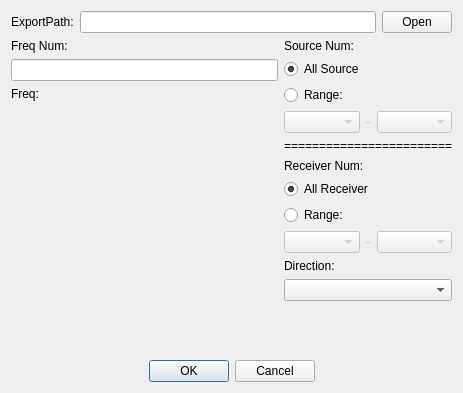
<?xml version="1.0" encoding="UTF-8"?>
<ui version="4.0">
 <class>Dialog_Export</class>
 <widget class="QDialog" name="Dialog_Export">
  <property name="geometry">
   <rect>
    <x>0</x>
    <y>0</y>
    <width>463</width>
    <height>393</height>
   </rect>
  </property>
  <property name="windowTitle">
   <string>Export</string>
  </property>
  <layout class="QGridLayout" name="gridLayout_2">
   <item row="1" column="0">
    <layout class="QVBoxLayout" name="verticalLayout">
     <item>
      <widget class="QLabel" name="label">
       <property name="text">
        <string>Freq Num:</string>
       </property>
      </widget>
     </item>
     <item>
      <widget class="QLineEdit" name="lineEdit_FreqNum"/>
     </item>
     <item>
      <widget class="QLabel" name="label_2">
       <property name="maximumSize">
        <size>
         <width>16777215</width>
         <height>30</height>
        </size>
       </property>
       <property name="text">
        <string>Freq:</string>
       </property>
      </widget>
     </item>
     <item>
      <layout class="QVBoxLayout" name="verticalLayout_Freq"/>
     </item>
     <item>
      <spacer name="verticalSpacer">
       <property name="orientation">
        <enum>Qt::Vertical</enum>
       </property>
       <property name="sizeHint" stdset="0">
        <size>
         <width>20</width>
         <height>40</height>
        </size>
       </property>
      </spacer>
     </item>
    </layout>
   </item>
   <item row="1" column="1">
    <layout class="QVBoxLayout" name="verticalLayout_2">
     <item>
      <widget class="QLabel" name="label_8">
       <property name="text">
        <string>Source Num:</string>
       </property>
      </widget>
     </item>
     <item>
      <widget class="QRadioButton" name="radioButton_AllSource">
       <property name="text">
        <string>All Source</string>
       </property>
       <property name="checkable">
        <bool>true</bool>
       </property>
       <property name="checked">
        <bool>true</bool>
       </property>
       <property name="autoExclusive">
        <bool>false</bool>
       </property>
      </widget>
     </item>
     <item>
      <widget class="QRadioButton" name="radioButton_RangeSource">
       <property name="text">
        <string>Range:</string>
       </property>
       <property name="checked">
        <bool>false</bool>
       </property>
       <property name="autoExclusive">
        <bool>false</bool>
       </property>
      </widget>
     </item>
     <item>
      <layout class="QHBoxLayout" name="horizontalLayout_SourceRange">
       <item>
        <widget class="QComboBox" name="comboBox_Source1">
         <property name="enabled">
          <bool>false</bool>
         </property>
        </widget>
       </item>
       <item>
        <widget class="QLabel" name="label_5">
         <property name="enabled">
          <bool>false</bool>
         </property>
         <property name="maximumSize">
          <size>
           <width>5</width>
           <height>16777215</height>
          </size>
         </property>
         <property name="text">
          <string>-</string>
         </property>
        </widget>
       </item>
       <item>
        <widget class="QComboBox" name="comboBox_Source2">
         <property name="enabled">
          <bool>false</bool>
         </property>
        </widget>
       </item>
      </layout>
     </item>
     <item>
      <widget class="QLabel" name="label_3">
       <property name="text">
        <string>========================</string>
       </property>
      </widget>
     </item>
     <item>
      <widget class="QLabel" name="label_4">
       <property name="text">
        <string>Receiver Num:</string>
       </property>
      </widget>
     </item>
     <item>
      <widget class="QRadioButton" name="radioButton_AllReceiver">
       <property name="text">
        <string>All Receiver</string>
       </property>
       <property name="checked">
        <bool>true</bool>
       </property>
       <property name="autoExclusive">
        <bool>false</bool>
       </property>
      </widget>
     </item>
     <item>
      <widget class="QRadioButton" name="radioButton_RangeReceiver">
       <property name="text">
        <string>Range:</string>
       </property>
       <property name="autoExclusive">
        <bool>false</bool>
       </property>
      </widget>
     </item>
     <item>
      <layout class="QHBoxLayout" name="horizontalLayout_ReceiverRange">
       <item>
        <widget class="QComboBox" name="comboBox_Receiver1">
         <property name="enabled">
          <bool>false</bool>
         </property>
        </widget>
       </item>
       <item>
        <widget class="QLabel" name="label_6">
         <property name="enabled">
          <bool>false</bool>
         </property>
         <property name="maximumSize">
          <size>
           <width>5</width>
           <height>16777215</height>
          </size>
         </property>
         <property name="text">
          <string>-</string>
         </property>
        </widget>
       </item>
       <item>
        <widget class="QComboBox" name="comboBox_Receiver2">
         <property name="enabled">
          <bool>false</bool>
         </property>
        </widget>
       </item>
      </layout>
     </item>
     <item>
      <widget class="QLabel" name="label_Direction">
       <property name="enabled">
        <bool>true</bool>
       </property>
       <property name="text">
        <string>Direction:</string>
       </property>
      </widget>
     </item>
     <item>
      <widget class="QComboBox" name="comboBox_Direction"/>
     </item>
     <item>
      <spacer name="verticalSpacer_2">
       <property name="orientation">
        <enum>Qt::Vertical</enum>
       </property>
       <property name="sizeHint" stdset="0">
        <size>
         <width>20</width>
         <height>40</height>
        </size>
       </property>
      </spacer>
     </item>
    </layout>
   </item>
   <item row="2" column="0" colspan="2">
    <widget class="QDialogButtonBox" name="buttonBox">
     <property name="contextMenuPolicy">
      <enum>Qt::DefaultContextMenu</enum>
     </property>
     <property name="layoutDirection">
      <enum>Qt::LeftToRight</enum>
     </property>
     <property name="autoFillBackground">
      <bool>false</bool>
     </property>
     <property name="orientation">
      <enum>Qt::Horizontal</enum>
     </property>
     <property name="standardButtons">
      <set>QDialogButtonBox::Cancel|QDialogButtonBox::Ok</set>
     </property>
     <property name="centerButtons">
      <bool>true</bool>
     </property>
    </widget>
   </item>
   <item row="0" column="0" colspan="2">
    <layout class="QHBoxLayout" name="horizontalLayout_4">
     <item>
      <widget class="QLabel" name="label_7">
       <property name="maximumSize">
        <size>
         <width>90</width>
         <height>16777215</height>
        </size>
       </property>
       <property name="text">
        <string>ExportPath:</string>
       </property>
      </widget>
     </item>
     <item>
      <widget class="QLineEdit" name="lineEdit_Path"/>
     </item>
     <item>
      <widget class="QPushButton" name="pushButton_Open">
       <property name="maximumSize">
        <size>
         <width>70</width>
         <height>16777215</height>
        </size>
       </property>
       <property name="text">
        <string>Open</string>
       </property>
      </widget>
     </item>
    </layout>
   </item>
  </layout>
 </widget>
 <resources/>
 <connections>
  <connection>
   <sender>buttonBox</sender>
   <signal>accepted()</signal>
   <receiver>Dialog_Export</receiver>
   <slot>accept()</slot>
   <hints>
    <hint type="sourcelabel">
     <x>231</x>
     <y>367</y>
    </hint>
    <hint type="destinationlabel">
     <x>231</x>
     <y>196</y>
    </hint>
   </hints>
  </connection>
  <connection>
   <sender>buttonBox</sender>
   <signal>rejected()</signal>
   <receiver>Dialog_Export</receiver>
   <slot>reject()</slot>
   <hints>
    <hint type="sourcelabel">
     <x>231</x>
     <y>367</y>
    </hint>
    <hint type="destinationlabel">
     <x>231</x>
     <y>196</y>
    </hint>
   </hints>
  </connection>
 </connections>
</ui>
